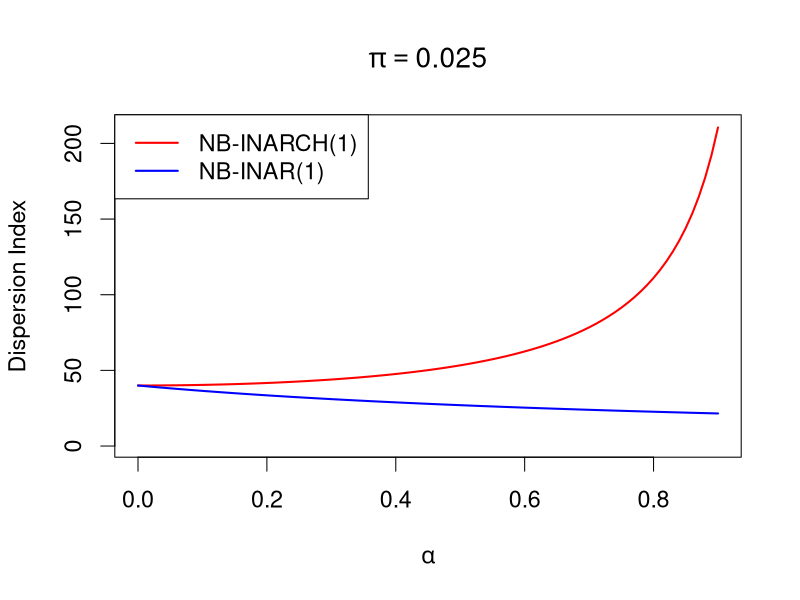

Recreate this plot in R. (Note: this script raises an error after producing the figure.)
setwd(dirname(rstudioapi::getSourceEditorContext()$path))

I.nb.inar.fn <- function(pi, alpha){
  I <- (1/pi + alpha)/(1 + alpha)
  return(I)
}

I.nb.inarch.fn <- function(pi, alpha){
  I <- (1/pi)/(1 - alpha^2)
  return(I)
}

I.gp.inar.fn <- function(theta, alpha){
  I <- (1/(1-theta)^2 + alpha)/(1 + alpha)
  return(I)
}

I.gp.inarch.fn <- function(theta, alpha){
  I <- (1/(1-theta)^2)/(1 - alpha^2)
  return(I)
}

pi.fix <- 0.025
a.seq <- seq(0.0, 0.9, by=0.01)
I.nb.inar <- I.nb.inar.fn(pi.fix, a.seq)
I.nb.inarch <- I.nb.inarch.fn(pi.fix, a.seq)

#theta.fix <- 0.975
#I.gp.inar <- I.gp.inar.fn(theta.fix, a.seq)
#I.gp.inarch <- I.gp.inarch.fn(theta.fix, a.seq)
pdf("./figs/disp_nb.pdf", width=10, height=5)
par(mfrow=c(1,1))
par(cex = 1.4)
plot(a.seq, I.nb.inarch, type='l', 
     ylim=c(1, max(I.nb.inarch)),
     xlab=expression(alpha), ylab="Dispersion Index",
     main=expression(pi==0.025), col="red", lwd=2)
lines(a.seq, I.nb.inar, col="blue", lwd=2)
legend("topleft", legend=c("NB-INARCH(1)", "NB-INAR(1)"),
       col=c("red", "blue"), lty=c(1, 1), lwd=c(2,2))
dev.off()

#plot(a.seq, I.gp.inarch, type='l', 
#     ylim=c(1, max(I.gp.inarch)),
#     xlab=expression(alpha), ylab="Dispersion Index",
#     main=expression(theta==0.975), col="red", lwd=2)
#lines(a.seq, I.gp.inar, col="blue", lwd=2)
#legend("topleft", legend=c("GP-INARCH(1)", "GP-INAR(1)"),
#       col=c("red", "blue"), lty=c(1, 1), lwd=c(2,2))

########################################################

a.fix <- 0.3
pi.v <- seq(0.05, 0.5, by=0.01)
theta.v <- seq(0.5, 0.95, by=0.01)

I.nb.inar.a.fix <- I.nb.inar(pi.v, a.fix)
I.nb.inarch.a.fix <- I.nb.inarch(pi.v, a.fix)

I.gp.inar.a.fix <- I.gp.inar(theta.v, a.fix)
I.gp.inarch.a.fix <- I.gp.inarch(theta.v, a.fix)

a.v <- seq(0.05, 0.5, by=0.01)
pi.fix <- 0.2
theta.fix <- 0.8

I.nb.inar.a.v <- I.nb.inar(pi.fix, a.v)
I.nb.inarch.a.v <- I.nb.inarch(pi.fix, a.v)

I.gp.inar.a.v <- I.gp.inar(theta.fix, a.v)
I.gp.inarch.a.v <- I.gp.inarch(theta.fix, a.v)

par(mfrow=c(2,2))
plot(pi.v, I.nb.inar.a.fix, type='l', ylim=c(min(I.nb.1), max(I.nb.2)))
lines(pi.v, I.nb.inarch.a.fix)

plot(theta.v, I.gp.inar.a.fix, type='l', ylim=c(min(I.gp.1), max(I.gp.2)))
lines(theta.v, I.gp.inarch.a.fix)

plot(a.v, I.nb.inar.a.v, type='l', 
     ylim=c(min(I.nb.inar.a.v), max(I.nb.inarch.a.v)))
lines(a.v, I.nb.inarch.a.v)

plot(a.v, I.gp.inar.a.v, type='l', 
     ylim=c(min(I.gp.inar.a.v), max(I.gp.inarch.a.v)))
lines(a.v, I.gp.inarch.a.v)


#I.col <- 31.9
#I.eth <- 3493.6

#pi.col <- 1/(I.col*(1-0.3^2))
#pi.eth <- 1/(I.eth*(1-0.3^2))

#theta.col <- 1 - sqrt(1/(I.col*(1-0.3^2)))
#theta.eth <- 1 - sqrt(1/(I.eth*(1-0.3^2)))

#c(pi.col, pi.eth)
#c(theta.col, theta.eth)
